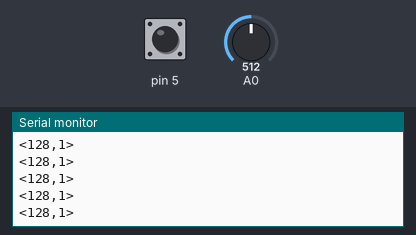
A sketch run on a simulated Arduino Uno, built with avr-gcc and run on an emulated ATmega328P. On the bench: the last lines printed to the serial monitor. Inputs (shaded band) come from the test bench; at power-on: A0 = 512, pin 5 HIGH.

Above: at 1.2 s.
1.3 s: A0 set to 406
At 2.0 s:
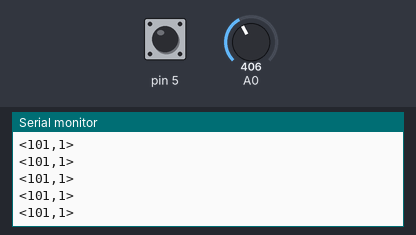
4.3 s: A0 set to 391
At 5.3 s:
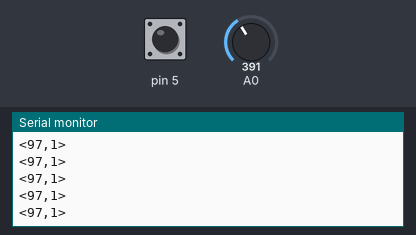
Timing chart, 0 to 7.3 s (numbered marks = the images above; inputs shaded):
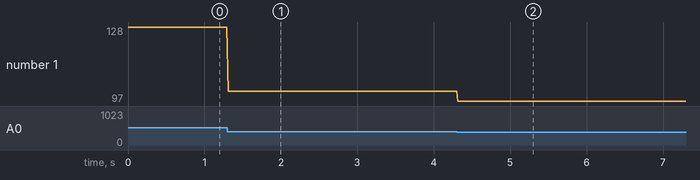

The sketch:

mastercode_copy_may19.ino
```cpp
// transmitter code
// EStop_pressed is 1 when not pressed, 0 when pressed
#include <SoftwareSerial.h>
const byte rxPin = 2;
const byte txPin = 3;
SoftwareSerial BTSerial (rxPin, txPin);
int yAxis;
bool EStop_pressed = false;

void setup() {
  Serial.begin(9600);
  //pinMode(rxPin, INPUT);
  //pinMode(txPin, OUTPUT);
  pinMode(5, INPUT_PULLUP);
  BTSerial.begin(9600);
}

void loop() {
  yAxis = analogRead(A0);
//  Serial.print(yAxis / 4);
  EStop_pressed = digitalRead(5);
//  Serial.print(",");
//  Serial.println(EStop_pressed);
//  BTSerial.print(yAxis / 4);
//  BTSerial.print(",");
//  BTSerial.println(EStop_pressed);
//  delay(10);

  Serial.print("<");
  Serial.print(yAxis / 4);
  Serial.print(",");
  Serial.print(EStop_pressed);
  Serial.println(">");

  //Send to HC-05
  BTSerial.print("<");
  BTSerial.print(map(yAxis,0,1023,0,180));
  BTSerial.print(",");
  BTSerial.print(EStop_pressed);
  BTSerial.println(">");
  delay(10);

}
```

Measured:
- after the input at 1.3 s, the serial monitor: prints a new line at once (image 1)
- after the input at 4.3 s, the serial monitor: prints a new line at once (image 2)
- plotted number 1: 128 → 101 after the input at 1.3 s, 101 → 97 after the input at 4.3 s
